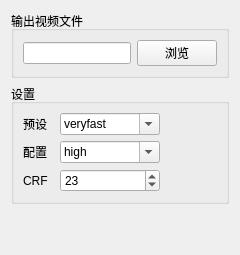
      <widget class="QWidget" name="tabEncoder">
       <attribute name="title">
        <string>编码器</string>
       </attribute>
       <layout class="QVBoxLayout" name="verticalLayout_7">
        <item>
         <widget class="QGroupBox" name="groupBox_12">
          <property name="sizePolicy">
           <sizepolicy hsizetype="Preferred" vsizetype="Maximum">
            <horstretch>0</horstretch>
            <verstretch>0</verstretch>
           </sizepolicy>
          </property>
          <property name="title">
           <string>输出视频文件</string>
          </property>
          <layout class="QHBoxLayout" name="horizontalLayout_4">
           <item>
            <widget class="QLineEdit" name="lineEditOutputVideoFile">
             <property name="sizePolicy">
              <sizepolicy hsizetype="Expanding" vsizetype="Fixed">
               <horstretch>0</horstretch>
               <verstretch>0</verstretch>
              </sizepolicy>
             </property>
             <property name="toolTip">
              <string>视频编码器的目标输出文件</string>
             </property>
            </widget>
           </item>
           <item alignment="Qt::AlignRight">
            <widget class="QPushButton" name="pushButtonBrowseOutputVideoFile">
             <property name="sizePolicy">
              <sizepolicy hsizetype="Preferred" vsizetype="Fixed">
               <horstretch>0</horstretch>
               <verstretch>0</verstretch>
              </sizepolicy>
             </property>
             <property name="text">
              <string>浏览</string>
             </property>
            </widget>
           </item>
          </layout>
         </widget>
        </item>
        <item>
         <widget class="QGroupBox" name="groupBox_13">
          <property name="sizePolicy">
           <sizepolicy hsizetype="Preferred" vsizetype="Maximum">
            <horstretch>0</horstretch>
            <verstretch>0</verstretch>
           </sizepolicy>
          </property>
          <property name="title">
           <string>设置</string>
          </property>
          <layout class="QFormLayout" name="formLayout_12">
           <property name="fieldGrowthPolicy">
            <enum>QFormLayout::AllNonFixedFieldsGrow</enum>
           </property>
           <property name="labelAlignment">
            <set>Qt::AlignLeading|Qt::AlignLeft|Qt::AlignVCenter</set>
           </property>
           <property name="formAlignment">
            <set>Qt::AlignLeading|Qt::AlignLeft|Qt::AlignTop</set>
           </property>
           <property name="horizontalSpacing">
            <number>12</number>
           </property>
           <item row="0" column="0">
            <widget class="QLabel" name="label_21">
             <property name="sizePolicy">
              <sizepolicy hsizetype="Preferred" vsizetype="Preferred">
               <horstretch>0</horstretch>
               <verstretch>0</verstretch>
              </sizepolicy>
             </property>
             <property name="minimumSize">
              <size>
               <width>0</width>
               <height>0</height>
              </size>
             </property>
             <property name="maximumSize">
              <size>
               <width>16777215</width>
               <height>16777215</height>
              </size>
             </property>
             <property name="text">
              <string>预设</string>
             </property>
            </widget>
           </item>
           <item row="0" column="1">
            <widget class="QComboBox" name="comboBoxVideoEncoderPreset">
             <property name="sizePolicy">
              <sizepolicy hsizetype="Preferred" vsizetype="Fixed">
               <horstretch>0</horstretch>
               <verstretch>0</verstretch>
              </sizepolicy>
             </property>
             <property name="minimumSize">
              <size>
               <width>100</width>
               <height>0</height>
              </size>
             </property>
             <property name="maximumSize">
              <size>
               <width>100</width>
               <height>16777215</height>
              </size>
             </property>
             <property name="toolTip">
              <string>选择应用哪个x264编码预设</string>
             </property>
             <property name="editable">
              <bool>true</bool>
             </property>
             <property name="currentText">
              <string>veryfast</string>
             </property>
             <property name="currentIndex">
              <number>2</number>
             </property>
             <item>
              <property name="text">
               <string>ultrafast</string>
              </property>
             </item>
             <item>
              <property name="text">
               <string>superfast</string>
              </property>
             </item>
             <item>
              <property name="text">
               <string>veryfast</string>
              </property>
             </item>
             <item>
              <property name="text">
               <string>faster</string>
              </property>
             </item>
             <item>
              <property name="text">
               <string>fast</string>
              </property>
             </item>
             <item>
              <property name="text">
               <string>medium</string>
              </property>
             </item>
             <item>
              <property name="text">
               <string>slow</string>
              </property>
             </item>
             <item>
              <property name="text">
               <string>slower</string>
              </property>
             </item>
             <item>
              <property name="text">
               <string>veryslow</string>
              </property>
             </item>
            </widget>
           </item>
           <item row="1" column="0">
            <widget class="QLabel" name="label_20">
             <property name="sizePolicy">
              <sizepolicy hsizetype="Preferred" vsizetype="Preferred">
               <horstretch>0</horstretch>
               <verstretch>0</verstretch>
              </sizepolicy>
             </property>
             <property name="minimumSize">
              <size>
               <width>0</width>
               <height>0</height>
              </size>
             </property>
             <property name="maximumSize">
              <size>
               <width>16777215</width>
               <height>16777215</height>
              </size>
             </property>
             <property name="text">
              <string>配置</string>
             </property>
            </widget>
           </item>
           <item row="1" column="1">
            <widget class="QComboBox" name="comboBoxVideoEncoderProfile">
             <property name="sizePolicy">
              <sizepolicy hsizetype="Preferred" vsizetype="Fixed">
               <horstretch>0</horstretch>
               <verstretch>0</verstretch>
              </sizepolicy>
             </property>
             <property name="minimumSize">
              <size>
               <width>100</width>
               <height>0</height>
              </size>
             </property>
             <property name="maximumSize">
              <size>
               <width>100</width>
               <height>16777215</height>
              </size>
             </property>
             <property name="toolTip">
              <string>选择要应用的x264配置</string>
             </property>
             <property name="editable">
              <bool>true</bool>
             </property>
             <property name="currentText">
              <string>high</string>
             </property>
             <property name="currentIndex">
              <number>2</number>
             </property>
             <item>
              <property name="text">
               <string>baseline</string>
              </property>
             </item>
             <item>
              <property name="text">
               <string>main</string>
              </property>
             </item>
             <item>
              <property name="text">
               <string>high</string>
              </property>
             </item>
            </widget>
           </item>
           <item row="2" column="0">
            <widget class="QLabel" name="label_22">
             <property name="sizePolicy">
              <sizepolicy hsizetype="Preferred" vsizetype="Preferred">
               <horstretch>0</horstretch>
               <verstretch>0</verstretch>
              </sizepolicy>
             </property>
             <property name="minimumSize">
              <size>
               <width>0</width>
               <height>0</height>
              </size>
             </property>
             <property name="maximumSize">
              <size>
               <width>16777215</width>
               <height>16777215</height>
              </size>
             </property>
             <property name="text">
              <string>CRF</string>
             </property>
            </widget>
           </item>
           <item row="2" column="1">
            <widget class="QSpinBox" name="spinBoxVideoEncoderCrf">
             <property name="sizePolicy">
              <sizepolicy hsizetype="Preferred" vsizetype="Fixed">
               <horstretch>0</horstretch>
               <verstretch>0</verstretch>
              </sizepolicy>
             </property>
             <property name="minimumSize">
              <size>
               <width>100</width>
               <height>0</height>
              </size>
             </property>
             <property name="maximumSize">
              <size>
               <width>100</width>
               <height>16777215</height>
              </size>
             </property>
             <property name="toolTip">
              <string>视频编码质量——选择编码视频的质量(越低越好)</string>
             </property>
             <property name="minimum">
              <number>1</number>
             </property>
             <property name="maximum">
              <number>51</number>
             </property>
             <property name="value">
              <number>23</number>
             </property>
            </widget>
           </item>
          </layout>
         </widget>
        </item>
        <item>
         <spacer name="verticalSpacer_7">
          <property name="orientation">
           <enum>Qt::Vertical</enum>
          </property>
          <property name="sizeHint" stdset="0">
           <size>
            <width>20</width>
            <height>40</height>
           </size>
          </property>
         </spacer>
        </item>
       </layout>
      </widget>
